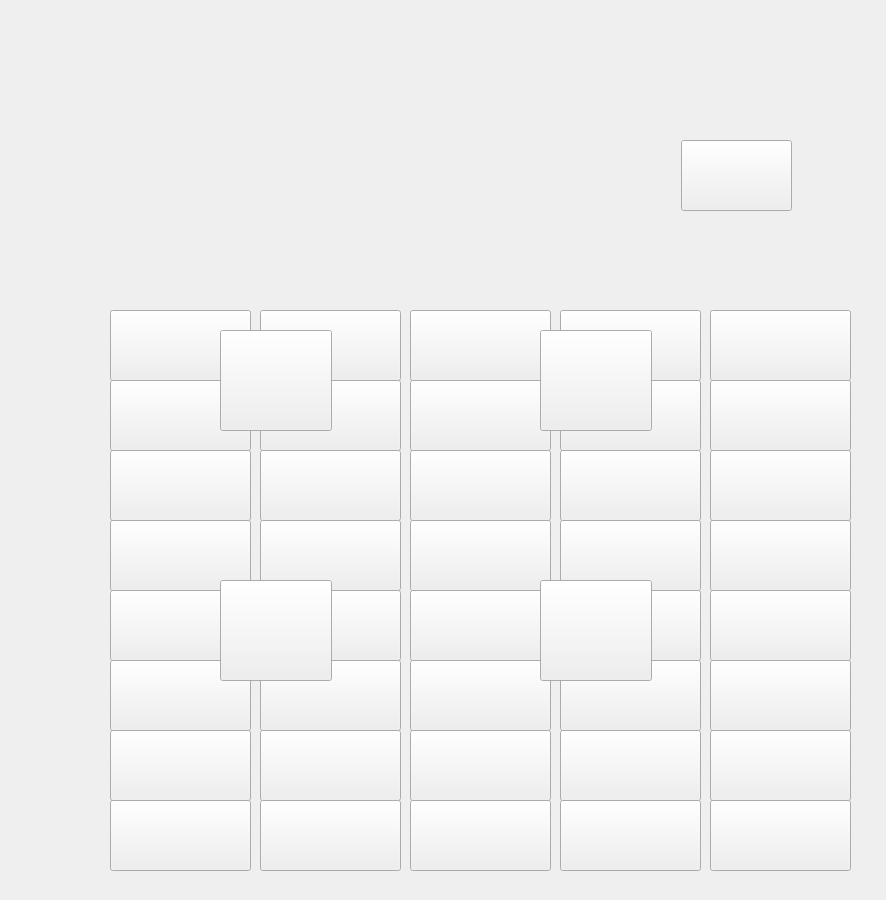
<?xml version="1.0" encoding="UTF-8"?>
<ui version="4.0">
 <class>ScheduleTable</class>
 <widget class="QWidget" name="ScheduleTable">
  <property name="geometry">
   <rect>
    <x>0</x>
    <y>0</y>
    <width>886</width>
    <height>900</height>
   </rect>
  </property>
  <property name="windowTitle">
   <string>ScheduleTable</string>
  </property>
  <widget class="QPushButton" name="MonSecOne">
   <property name="geometry">
    <rect>
     <x>110</x>
     <y>310</y>
     <width>141</width>
     <height>71</height>
    </rect>
   </property>
   <property name="text">
    <string/>
   </property>
  </widget>
  <widget class="QPushButton" name="MonSecTwo">
   <property name="geometry">
    <rect>
     <x>110</x>
     <y>380</y>
     <width>141</width>
     <height>71</height>
    </rect>
   </property>
   <property name="text">
    <string/>
   </property>
  </widget>
  <widget class="QPushButton" name="MonSecThree">
   <property name="geometry">
    <rect>
     <x>110</x>
     <y>450</y>
     <width>141</width>
     <height>71</height>
    </rect>
   </property>
   <property name="text">
    <string/>
   </property>
  </widget>
  <widget class="QPushButton" name="MonSecFive">
   <property name="geometry">
    <rect>
     <x>110</x>
     <y>590</y>
     <width>141</width>
     <height>71</height>
    </rect>
   </property>
   <property name="text">
    <string/>
   </property>
  </widget>
  <widget class="QPushButton" name="MonSecFour">
   <property name="geometry">
    <rect>
     <x>110</x>
     <y>520</y>
     <width>141</width>
     <height>71</height>
    </rect>
   </property>
   <property name="text">
    <string/>
   </property>
  </widget>
  <widget class="QPushButton" name="MonSecSix">
   <property name="geometry">
    <rect>
     <x>110</x>
     <y>660</y>
     <width>141</width>
     <height>71</height>
    </rect>
   </property>
   <property name="text">
    <string/>
   </property>
  </widget>
  <widget class="QPushButton" name="MonSecEight">
   <property name="geometry">
    <rect>
     <x>110</x>
     <y>800</y>
     <width>141</width>
     <height>71</height>
    </rect>
   </property>
   <property name="text">
    <string/>
   </property>
  </widget>
  <widget class="QPushButton" name="MonSecSeven">
   <property name="geometry">
    <rect>
     <x>110</x>
     <y>730</y>
     <width>141</width>
     <height>71</height>
    </rect>
   </property>
   <property name="text">
    <string/>
   </property>
  </widget>
  <widget class="QPushButton" name="TueSecTwo">
   <property name="geometry">
    <rect>
     <x>260</x>
     <y>380</y>
     <width>141</width>
     <height>71</height>
    </rect>
   </property>
   <property name="text">
    <string/>
   </property>
  </widget>
  <widget class="QPushButton" name="TueSecOne">
   <property name="geometry">
    <rect>
     <x>260</x>
     <y>310</y>
     <width>141</width>
     <height>71</height>
    </rect>
   </property>
   <property name="text">
    <string/>
   </property>
  </widget>
  <widget class="QPushButton" name="TueSecSix">
   <property name="geometry">
    <rect>
     <x>260</x>
     <y>660</y>
     <width>141</width>
     <height>71</height>
    </rect>
   </property>
   <property name="text">
    <string/>
   </property>
  </widget>
  <widget class="QPushButton" name="TueSecFour">
   <property name="geometry">
    <rect>
     <x>260</x>
     <y>520</y>
     <width>141</width>
     <height>71</height>
    </rect>
   </property>
   <property name="text">
    <string/>
   </property>
  </widget>
  <widget class="QPushButton" name="TueSecEight">
   <property name="geometry">
    <rect>
     <x>260</x>
     <y>800</y>
     <width>141</width>
     <height>71</height>
    </rect>
   </property>
   <property name="text">
    <string/>
   </property>
  </widget>
  <widget class="QPushButton" name="TueSecThree">
   <property name="geometry">
    <rect>
     <x>260</x>
     <y>450</y>
     <width>141</width>
     <height>71</height>
    </rect>
   </property>
   <property name="text">
    <string/>
   </property>
  </widget>
  <widget class="QPushButton" name="TueSecSeven">
   <property name="geometry">
    <rect>
     <x>260</x>
     <y>730</y>
     <width>141</width>
     <height>71</height>
    </rect>
   </property>
   <property name="text">
    <string/>
   </property>
  </widget>
  <widget class="QPushButton" name="TueSecFive">
   <property name="geometry">
    <rect>
     <x>260</x>
     <y>590</y>
     <width>141</width>
     <height>71</height>
    </rect>
   </property>
   <property name="text">
    <string/>
   </property>
  </widget>
  <widget class="QPushButton" name="WedSecTwo">
   <property name="geometry">
    <rect>
     <x>410</x>
     <y>380</y>
     <width>141</width>
     <height>71</height>
    </rect>
   </property>
   <property name="text">
    <string/>
   </property>
  </widget>
  <widget class="QPushButton" name="WedSecOne">
   <property name="geometry">
    <rect>
     <x>410</x>
     <y>310</y>
     <width>141</width>
     <height>71</height>
    </rect>
   </property>
   <property name="text">
    <string/>
   </property>
  </widget>
  <widget class="QPushButton" name="WedSecSix">
   <property name="geometry">
    <rect>
     <x>410</x>
     <y>660</y>
     <width>141</width>
     <height>71</height>
    </rect>
   </property>
   <property name="text">
    <string/>
   </property>
  </widget>
  <widget class="QPushButton" name="WedSecFour">
   <property name="geometry">
    <rect>
     <x>410</x>
     <y>520</y>
     <width>141</width>
     <height>71</height>
    </rect>
   </property>
   <property name="text">
    <string/>
   </property>
  </widget>
  <widget class="QPushButton" name="WedSecEight">
   <property name="geometry">
    <rect>
     <x>410</x>
     <y>800</y>
     <width>141</width>
     <height>71</height>
    </rect>
   </property>
   <property name="text">
    <string/>
   </property>
  </widget>
  <widget class="QPushButton" name="WedSecThree">
   <property name="geometry">
    <rect>
     <x>410</x>
     <y>450</y>
     <width>141</width>
     <height>71</height>
    </rect>
   </property>
   <property name="text">
    <string/>
   </property>
  </widget>
  <widget class="QPushButton" name="WedSecSeven">
   <property name="geometry">
    <rect>
     <x>410</x>
     <y>730</y>
     <width>141</width>
     <height>71</height>
    </rect>
   </property>
   <property name="text">
    <string/>
   </property>
  </widget>
  <widget class="QPushButton" name="WedSecFive">
   <property name="geometry">
    <rect>
     <x>410</x>
     <y>590</y>
     <width>141</width>
     <height>71</height>
    </rect>
   </property>
   <property name="text">
    <string/>
   </property>
  </widget>
  <widget class="QPushButton" name="ThurSecTwo">
   <property name="geometry">
    <rect>
     <x>560</x>
     <y>380</y>
     <width>141</width>
     <height>71</height>
    </rect>
   </property>
   <property name="text">
    <string/>
   </property>
  </widget>
  <widget class="QPushButton" name="ThurSecOne">
   <property name="geometry">
    <rect>
     <x>560</x>
     <y>310</y>
     <width>141</width>
     <height>71</height>
    </rect>
   </property>
   <property name="text">
    <string/>
   </property>
  </widget>
  <widget class="QPushButton" name="ThurSecSix">
   <property name="geometry">
    <rect>
     <x>560</x>
     <y>660</y>
     <width>141</width>
     <height>71</height>
    </rect>
   </property>
   <property name="text">
    <string/>
   </property>
  </widget>
  <widget class="QPushButton" name="ThurSecFour">
   <property name="geometry">
    <rect>
     <x>560</x>
     <y>520</y>
     <width>141</width>
     <height>71</height>
    </rect>
   </property>
   <property name="text">
    <string/>
   </property>
  </widget>
  <widget class="QPushButton" name="ThurSecEight">
   <property name="geometry">
    <rect>
     <x>560</x>
     <y>800</y>
     <width>141</width>
     <height>71</height>
    </rect>
   </property>
   <property name="text">
    <string/>
   </property>
  </widget>
  <widget class="QPushButton" name="ThurSecThree">
   <property name="geometry">
    <rect>
     <x>560</x>
     <y>450</y>
     <width>141</width>
     <height>71</height>
    </rect>
   </property>
   <property name="text">
    <string/>
   </property>
  </widget>
  <widget class="QPushButton" name="ThurSecSeven">
   <property name="geometry">
    <rect>
     <x>560</x>
     <y>730</y>
     <width>141</width>
     <height>71</height>
    </rect>
   </property>
   <property name="text">
    <string/>
   </property>
  </widget>
  <widget class="QPushButton" name="ThurSecFive">
   <property name="geometry">
    <rect>
     <x>560</x>
     <y>590</y>
     <width>141</width>
     <height>71</height>
    </rect>
   </property>
   <property name="text">
    <string/>
   </property>
  </widget>
  <widget class="QPushButton" name="FriSecTwo">
   <property name="geometry">
    <rect>
     <x>710</x>
     <y>380</y>
     <width>141</width>
     <height>71</height>
    </rect>
   </property>
   <property name="text">
    <string/>
   </property>
  </widget>
  <widget class="QPushButton" name="FriSecOne">
   <property name="geometry">
    <rect>
     <x>710</x>
     <y>310</y>
     <width>141</width>
     <height>71</height>
    </rect>
   </property>
   <property name="text">
    <string/>
   </property>
  </widget>
  <widget class="QPushButton" name="FriSecSix">
   <property name="geometry">
    <rect>
     <x>710</x>
     <y>660</y>
     <width>141</width>
     <height>71</height>
    </rect>
   </property>
   <property name="text">
    <string/>
   </property>
  </widget>
  <widget class="QPushButton" name="FriSecFour">
   <property name="geometry">
    <rect>
     <x>710</x>
     <y>520</y>
     <width>141</width>
     <height>71</height>
    </rect>
   </property>
   <property name="text">
    <string/>
   </property>
  </widget>
  <widget class="QPushButton" name="FriSecEight">
   <property name="geometry">
    <rect>
     <x>710</x>
     <y>800</y>
     <width>141</width>
     <height>71</height>
    </rect>
   </property>
   <property name="text">
    <string/>
   </property>
  </widget>
  <widget class="QPushButton" name="FriSecThree">
   <property name="geometry">
    <rect>
     <x>710</x>
     <y>450</y>
     <width>141</width>
     <height>71</height>
    </rect>
   </property>
   <property name="text">
    <string/>
   </property>
  </widget>
  <widget class="QPushButton" name="FriSecSeven">
   <property name="geometry">
    <rect>
     <x>710</x>
     <y>730</y>
     <width>141</width>
     <height>71</height>
    </rect>
   </property>
   <property name="text">
    <string/>
   </property>
  </widget>
  <widget class="QPushButton" name="FriSecFive">
   <property name="geometry">
    <rect>
     <x>710</x>
     <y>590</y>
     <width>141</width>
     <height>71</height>
    </rect>
   </property>
   <property name="text">
    <string/>
   </property>
  </widget>
  <widget class="QPushButton" name="PersonalInfo">
   <property name="geometry">
    <rect>
     <x>220</x>
     <y>330</y>
     <width>112</width>
     <height>101</height>
    </rect>
   </property>
   <property name="text">
    <string/>
   </property>
  </widget>
  <widget class="QLabel" name="Background">
   <property name="geometry">
    <rect>
     <x>-10</x>
     <y>-11</y>
     <width>900</width>
     <height>1281</height>
    </rect>
   </property>
   <property name="text">
    <string/>
   </property>
  </widget>
  <widget class="QLabel" name="SecOne">
   <property name="geometry">
    <rect>
     <x>40</x>
     <y>330</y>
     <width>31</width>
     <height>31</height>
    </rect>
   </property>
   <property name="text">
    <string/>
   </property>
  </widget>
  <widget class="QLabel" name="SecTwo">
   <property name="geometry">
    <rect>
     <x>40</x>
     <y>400</y>
     <width>31</width>
     <height>31</height>
    </rect>
   </property>
   <property name="text">
    <string/>
   </property>
  </widget>
  <widget class="QLabel" name="SecThree">
   <property name="geometry">
    <rect>
     <x>40</x>
     <y>470</y>
     <width>31</width>
     <height>31</height>
    </rect>
   </property>
   <property name="text">
    <string/>
   </property>
  </widget>
  <widget class="QLabel" name="SecFour">
   <property name="geometry">
    <rect>
     <x>40</x>
     <y>540</y>
     <width>31</width>
     <height>31</height>
    </rect>
   </property>
   <property name="text">
    <string/>
   </property>
  </widget>
  <widget class="QLabel" name="SecSeven">
   <property name="geometry">
    <rect>
     <x>40</x>
     <y>750</y>
     <width>31</width>
     <height>31</height>
    </rect>
   </property>
   <property name="text">
    <string/>
   </property>
  </widget>
  <widget class="QLabel" name="SecEight">
   <property name="geometry">
    <rect>
     <x>40</x>
     <y>820</y>
     <width>31</width>
     <height>31</height>
    </rect>
   </property>
   <property name="text">
    <string/>
   </property>
  </widget>
  <widget class="QLabel" name="SecFive">
   <property name="geometry">
    <rect>
     <x>40</x>
     <y>610</y>
     <width>31</width>
     <height>31</height>
    </rect>
   </property>
   <property name="text">
    <string/>
   </property>
  </widget>
  <widget class="QLabel" name="SecSix">
   <property name="geometry">
    <rect>
     <x>40</x>
     <y>680</y>
     <width>31</width>
     <height>31</height>
    </rect>
   </property>
   <property name="text">
    <string/>
   </property>
  </widget>
  <widget class="QLabel" name="Monday">
   <property name="geometry">
    <rect>
     <x>150</x>
     <y>250</y>
     <width>61</width>
     <height>51</height>
    </rect>
   </property>
   <property name="text">
    <string/>
   </property>
  </widget>
  <widget class="QLabel" name="Tuesday">
   <property name="geometry">
    <rect>
     <x>300</x>
     <y>250</y>
     <width>61</width>
     <height>51</height>
    </rect>
   </property>
   <property name="text">
    <string/>
   </property>
  </widget>
  <widget class="QLabel" name="Thursday">
   <property name="geometry">
    <rect>
     <x>600</x>
     <y>250</y>
     <width>61</width>
     <height>51</height>
    </rect>
   </property>
   <property name="text">
    <string/>
   </property>
  </widget>
  <widget class="QLabel" name="Wednesday">
   <property name="geometry">
    <rect>
     <x>450</x>
     <y>250</y>
     <width>61</width>
     <height>51</height>
    </rect>
   </property>
   <property name="text">
    <string/>
   </property>
  </widget>
  <widget class="QLabel" name="Friday">
   <property name="geometry">
    <rect>
     <x>750</x>
     <y>250</y>
     <width>61</width>
     <height>51</height>
    </rect>
   </property>
   <property name="text">
    <string/>
   </property>
  </widget>
  <widget class="QLabel" name="SchedulePic">
   <property name="geometry">
    <rect>
     <x>30</x>
     <y>250</y>
     <width>51</width>
     <height>51</height>
    </rect>
   </property>
   <property name="text">
    <string/>
   </property>
  </widget>
  <widget class="QLabel" name="Paint">
   <property name="geometry">
    <rect>
     <x>10</x>
     <y>240</y>
     <width>841</width>
     <height>641</height>
    </rect>
   </property>
   <property name="text">
    <string/>
   </property>
  </widget>
  <widget class="QPushButton" name="ClassInfo">
   <property name="geometry">
    <rect>
     <x>540</x>
     <y>330</y>
     <width>112</width>
     <height>101</height>
    </rect>
   </property>
   <property name="text">
    <string/>
   </property>
  </widget>
  <widget class="QPushButton" name="Return">
   <property name="geometry">
    <rect>
     <x>681</x>
     <y>140</y>
     <width>111</width>
     <height>71</height>
    </rect>
   </property>
   <property name="text">
    <string/>
   </property>
  </widget>
  <widget class="QLabel" name="Time">
   <property name="geometry">
    <rect>
     <x>270</x>
     <y>150</y>
     <width>351</width>
     <height>41</height>
    </rect>
   </property>
   <property name="text">
    <string/>
   </property>
  </widget>
  <widget class="QLabel" name="Clock">
   <property name="geometry">
    <rect>
     <x>90</x>
     <y>140</y>
     <width>61</width>
     <height>61</height>
    </rect>
   </property>
   <property name="text">
    <string/>
   </property>
  </widget>
  <widget class="QLabel" name="ClassSpecificInfo">
   <property name="geometry">
    <rect>
     <x>310</x>
     <y>30</y>
     <width>371</width>
     <height>171</height>
    </rect>
   </property>
   <property name="text">
    <string/>
   </property>
  </widget>
  <widget class="QLabel" name="Rest">
   <property name="geometry">
    <rect>
     <x>380</x>
     <y>110</y>
     <width>101</width>
     <height>81</height>
    </rect>
   </property>
   <property name="text">
    <string/>
   </property>
  </widget>
  <widget class="QLabel" name="StudentInfo">
   <property name="geometry">
    <rect>
     <x>290</x>
     <y>370</y>
     <width>401</width>
     <height>421</height>
    </rect>
   </property>
   <property name="text">
    <string/>
   </property>
  </widget>
  <widget class="QLabel" name="ReturnPic">
   <property name="geometry">
    <rect>
     <x>710</x>
     <y>150</y>
     <width>61</width>
     <height>51</height>
    </rect>
   </property>
   <property name="text">
    <string/>
   </property>
  </widget>
  <widget class="QLabel" name="Girl">
   <property name="geometry">
    <rect>
     <x>390</x>
     <y>260</y>
     <width>91</width>
     <height>101</height>
    </rect>
   </property>
   <property name="text">
    <string/>
   </property>
  </widget>
  <widget class="QLabel" name="Boy">
   <property name="geometry">
    <rect>
     <x>390</x>
     <y>260</y>
     <width>91</width>
     <height>101</height>
    </rect>
   </property>
   <property name="text">
    <string/>
   </property>
  </widget>
  <widget class="QLabel" name="PressToSeePersonal">
   <property name="geometry">
    <rect>
     <x>160</x>
     <y>440</y>
     <width>271</width>
     <height>41</height>
    </rect>
   </property>
   <property name="text">
    <string/>
   </property>
  </widget>
  <widget class="QLabel" name="PressToSeeSchedule">
   <property name="geometry">
    <rect>
     <x>480</x>
     <y>440</y>
     <width>271</width>
     <height>41</height>
    </rect>
   </property>
   <property name="text">
    <string/>
   </property>
  </widget>
  <widget class="QLabel" name="PersonalInfoPic">
   <property name="geometry">
    <rect>
     <x>230</x>
     <y>340</y>
     <width>91</width>
     <height>81</height>
    </rect>
   </property>
   <property name="text">
    <string/>
   </property>
  </widget>
  <widget class="QLabel" name="ScheduleInfoPic">
   <property name="geometry">
    <rect>
     <x>550</x>
     <y>340</y>
     <width>91</width>
     <height>81</height>
    </rect>
   </property>
   <property name="text">
    <string/>
   </property>
  </widget>
  <widget class="QPushButton" name="Exit">
   <property name="geometry">
    <rect>
     <x>540</x>
     <y>580</y>
     <width>112</width>
     <height>101</height>
    </rect>
   </property>
   <property name="text">
    <string/>
   </property>
  </widget>
  <widget class="QPushButton" name="Help">
   <property name="geometry">
    <rect>
     <x>220</x>
     <y>580</y>
     <width>112</width>
     <height>101</height>
    </rect>
   </property>
   <property name="text">
    <string/>
   </property>
  </widget>
  <widget class="QLabel" name="PressToExit">
   <property name="geometry">
    <rect>
     <x>510</x>
     <y>690</y>
     <width>271</width>
     <height>41</height>
    </rect>
   </property>
   <property name="text">
    <string/>
   </property>
  </widget>
  <widget class="QLabel" name="PressToSeeHelp">
   <property name="geometry">
    <rect>
     <x>190</x>
     <y>690</y>
     <width>271</width>
     <height>41</height>
    </rect>
   </property>
   <property name="text">
    <string/>
   </property>
  </widget>
  <widget class="QLabel" name="HelpPic">
   <property name="geometry">
    <rect>
     <x>230</x>
     <y>590</y>
     <width>91</width>
     <height>81</height>
    </rect>
   </property>
   <property name="text">
    <string/>
   </property>
  </widget>
  <widget class="QLabel" name="ExitPic">
   <property name="geometry">
    <rect>
     <x>550</x>
     <y>590</y>
     <width>91</width>
     <height>81</height>
    </rect>
   </property>
   <property name="text">
    <string/>
   </property>
  </widget>
  <widget class="QLabel" name="HelpInfo">
   <property name="geometry">
    <rect>
     <x>90</x>
     <y>240</y>
     <width>761</width>
     <height>541</height>
    </rect>
   </property>
   <property name="text">
    <string/>
   </property>
  </widget>
  <widget class="QLabel" name="AlertLabel">
   <property name="geometry">
    <rect>
     <x>320</x>
     <y>200</y>
     <width>281</width>
     <height>51</height>
    </rect>
   </property>
   <property name="text">
    <string/>
   </property>
  </widget>
  <zorder>Background</zorder>
  <zorder>PressToExit</zorder>
  <zorder>PressToSeeHelp</zorder>
  <zorder>HelpInfo</zorder>
  <zorder>ExitPic</zorder>
  <zorder>HelpPic</zorder>
  <zorder>PressToSeePersonal</zorder>
  <zorder>PressToSeeSchedule</zorder>
  <zorder>ScheduleInfoPic</zorder>
  <zorder>PersonalInfoPic</zorder>
  <zorder>StudentInfo</zorder>
  <zorder>Girl</zorder>
  <zorder>Boy</zorder>
  <zorder>ReturnPic</zorder>
  <zorder>ClassSpecificInfo</zorder>
  <zorder>Paint</zorder>
  <zorder>MonSecOne</zorder>
  <zorder>MonSecTwo</zorder>
  <zorder>MonSecThree</zorder>
  <zorder>MonSecFive</zorder>
  <zorder>MonSecFour</zorder>
  <zorder>MonSecSix</zorder>
  <zorder>MonSecEight</zorder>
  <zorder>MonSecSeven</zorder>
  <zorder>TueSecTwo</zorder>
  <zorder>TueSecOne</zorder>
  <zorder>TueSecSix</zorder>
  <zorder>TueSecFour</zorder>
  <zorder>TueSecEight</zorder>
  <zorder>TueSecThree</zorder>
  <zorder>TueSecSeven</zorder>
  <zorder>TueSecFive</zorder>
  <zorder>WedSecTwo</zorder>
  <zorder>WedSecOne</zorder>
  <zorder>WedSecSix</zorder>
  <zorder>WedSecFour</zorder>
  <zorder>WedSecEight</zorder>
  <zorder>WedSecThree</zorder>
  <zorder>WedSecSeven</zorder>
  <zorder>WedSecFive</zorder>
  <zorder>ThurSecTwo</zorder>
  <zorder>ThurSecOne</zorder>
  <zorder>ThurSecSix</zorder>
  <zorder>ThurSecFour</zorder>
  <zorder>ThurSecEight</zorder>
  <zorder>ThurSecThree</zorder>
  <zorder>ThurSecSeven</zorder>
  <zorder>ThurSecFive</zorder>
  <zorder>FriSecTwo</zorder>
  <zorder>FriSecOne</zorder>
  <zorder>FriSecSix</zorder>
  <zorder>FriSecFour</zorder>
  <zorder>FriSecEight</zorder>
  <zorder>FriSecThree</zorder>
  <zorder>FriSecSeven</zorder>
  <zorder>FriSecFive</zorder>
  <zorder>PersonalInfo</zorder>
  <zorder>SecOne</zorder>
  <zorder>SecTwo</zorder>
  <zorder>SecThree</zorder>
  <zorder>SecFour</zorder>
  <zorder>SecSeven</zorder>
  <zorder>SecEight</zorder>
  <zorder>SecFive</zorder>
  <zorder>SecSix</zorder>
  <zorder>Monday</zorder>
  <zorder>Tuesday</zorder>
  <zorder>Thursday</zorder>
  <zorder>Wednesday</zorder>
  <zorder>Friday</zorder>
  <zorder>SchedulePic</zorder>
  <zorder>ClassInfo</zorder>
  <zorder>Return</zorder>
  <zorder>Time</zorder>
  <zorder>Clock</zorder>
  <zorder>Rest</zorder>
  <zorder>Exit</zorder>
  <zorder>Help</zorder>
  <zorder>AlertLabel</zorder>
 </widget>
 <resources/>
 <connections/>
</ui>
